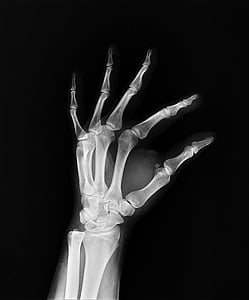
#> input picture tugas3/img.png, 249 x 300 px
$ python averaging.py
#> lines starting #> are read from the running program, lines starting #| are printed output that depends on the picture
import cv2
import numpy as np
from matplotlib import pyplot as plt

img = cv2.imread('img.png')
#> img is the input picture: shape (300, 249, 3); min 0, max 255, mean 33.5

kernel = np.ones((9,9),np.float32)/81
dst = cv2.filter2D(img,-1,kernel)
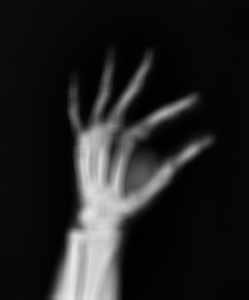
#> dst: shape (300, 249, 3); min 1, max 234, mean 33.5

plt.subplot(121),plt.imshow(img),plt.title('Original')
plt.xticks([]), plt.yticks([])
plt.subplot(122),plt.imshow(dst),plt.title('Averaging')
plt.xticks([]), plt.yticks([])
plt.show()
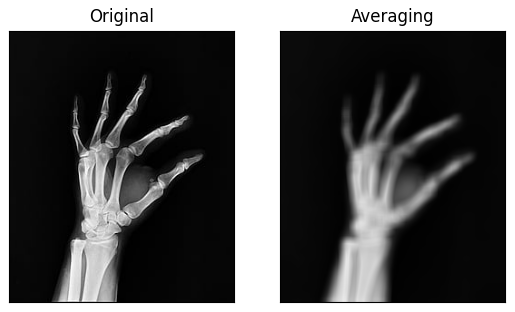
#> figure drawn by matplotlib, 2 panels
